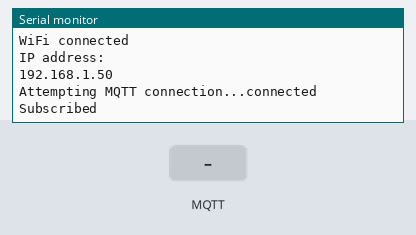
A sketch run on a simulated ESP32. On the bench: the last lines printed to the serial monitor. The test bench sets the inputs (shaded band). WiFi joins after 1.5 s; servers stay silent unless stated; random numbers use the default seed unless the sketch sets one; no MQTT or app messages arrive unless stated.

Above: at 2.7 s.
2.8 s: MQTT message "1" arrives on the first subscribed topic
At 4.0 s:
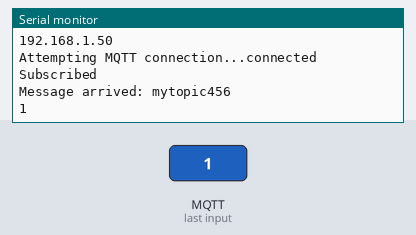
4.3 s: MQTT message "on" arrives on the first subscribed topic
At 5.2 s:
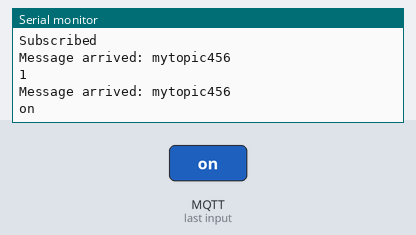
5.8 s: MQTT message "off" arrives on the first subscribed topic
At 6.3 s:
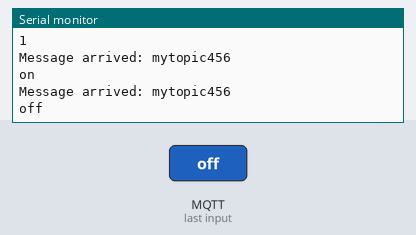

Measured:
- after the input at 2.8 s, the serial monitor: prints a new line at once (image 1)
- after the input at 4.3 s, the serial monitor: prints a new line at once (image 2)
- after the input at 5.8 s, the serial monitor: prints a new line at once (image 3)

The sketch:

esp32_mqtt_sub.ino
```cpp
// MQTT subscriber
#include <WiFi.h> // Includes the WiFi library to connect the ESP32 to a WiFi network
#include <PubSubClient.h> // Includes the PubSubClient library to enable MQTT communication

WiFiClient espClient; // Create a WiFiClient object
PubSubClient client(espClient); // Initialize the MQTT client with the WiFi client

// Declare and initialize the WiFi network credentials
const char* ssid     = "your ssid"; // WiFi network SSID
const char* password = "your password"; // WiFi network password

// MQTT server details
const char* mqtt_server = "test.mosquitto.org"; // MQTT broker URL
const int mqtt_port = 1883; // Default MQTT port

const char* sub_topic = "mytopic456"; // MQTT topic to subscribe to

// Callback function to handle incoming MQTT messages
void callback(char* topic, byte* payload, unsigned int length) {
  Serial.print("Message arrived: "); // Print a prefix to the serial monitor
  Serial.println(topic); // Print the topic of the received message

  // Loop through all bytes of the payload
  for (int i = 0; i < length; i++) {
    Serial.print((char)payload[i]); // Print each byte of the payload
  }
  Serial.println(); // Print a newline to the serial monitor
}

void setup() {
    Serial.begin(115200); // Start the serial communication with the baud rate of 115200
    delay(10);

    // We start by connecting to a WiFi network
    Serial.println();
    Serial.println();
    Serial.print("Connecting to ");
    Serial.println(ssid);

    WiFi.begin(ssid, password); // Connect to the WiFi network

    // Check the WiFi connection status
    while (WiFi.status() != WL_CONNECTED) {
        delay(500); // If not connected, wait for 0.5 seconds before checking again
        Serial.print(".");
    }

    Serial.println("");
    Serial.println("WiFi connected"); // Confirm that the WiFi is connected
    Serial.println("IP address: ");
    Serial.println(WiFi.localIP()); // Display the IP address assigned to ESP32

    // Set the MQTT server to connect to
    client.setServer(mqtt_server, mqtt_port);
    // Set the callback function to handle incoming MQTT messages
    client.setCallback(callback);
}

// Function to reconnect to the MQTT server if the connection is lost
void reconnect() {
  // Loop until we're reconnected
  while (!client.connected()) {
    Serial.print("Attempting MQTT connection...");

    // Create a random client ID
    String clientId = "ESP32Client-";
    clientId += String(random(0xffff), HEX);

    // Try to connect to the MQTT server
    if(client.connect(clientId.c_str())) {
      Serial.println("connected");

      // Subscribe to the topic
      bool sub = client.subscribe(sub_topic);
      if (sub) {
        Serial.println("Subscribed"); // Confirm that subscription was successful
      } else {
        Serial.println("Not subscribed"); // Indicate that subscription failed
      }
    } else {
      Serial.print("failed, rc=");
      Serial.print(client.state());
      Serial.println(" try again in 5 seconds");
      // If connection failed, wait for 5 seconds before retrying
      delay(5000);
    }
  }
}

void loop() {
  // If the MQTT client is not connected, try to reconnect
  if (!client.connected()) {
    reconnect();
  }
  client.loop(); // Call the PubSubClient loop function to maintain connection and handle incoming messages

  // Dosomething else here
  // This is where you'd add code for the main functionality of your sketch
}
```
